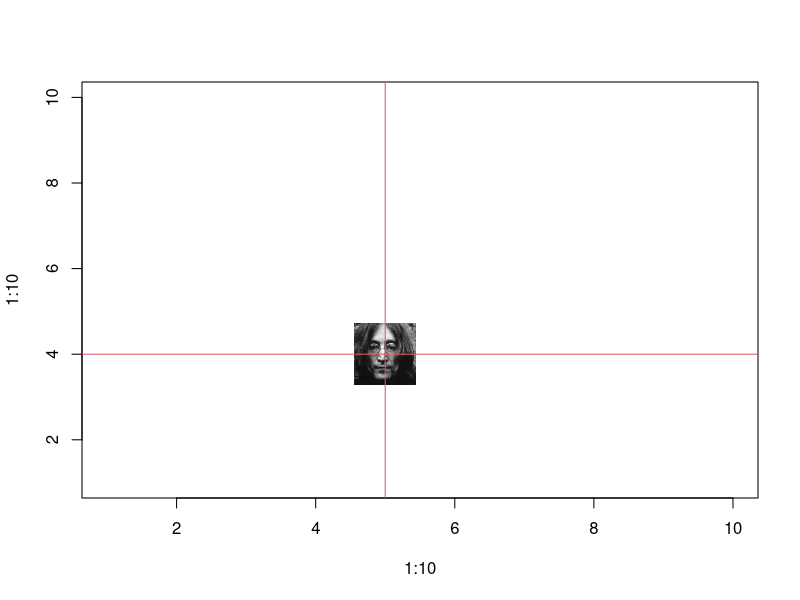

Write the R code that produced this figure.
library(fields)
plot( 1:10, 1:10, type="n")
data( lennon)

add.image( 5,4,lennon, col=grey( (0:256)/256))

# reference lines 
xline( 5, col=2)
yline( 4,col=2) 

#
# add lennon right in the corner beyond the plotting region
# 

par(new=TRUE, plt=c(0,1,0,1), mar=c(0,0,0,0), usr=c(0,1,0,1))
add.image( 0,0, lennon, adj.x=0, adj.y=0) 
